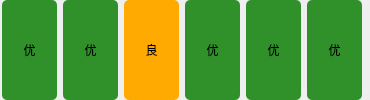
        <widget class="QWidget" name="widget0403" native="true">
         <property name="minimumSize">
          <size>
           <width>370</width>
           <height>0</height>
          </size>
         </property>
         <property name="maximumSize">
          <size>
           <width>16777215</width>
           <height>16777215</height>
          </size>
         </property>
         <layout class="QHBoxLayout" name="horizontalLayout_7">
          <property name="spacing">
           <number>4</number>
          </property>
          <property name="leftMargin">
           <number>0</number>
          </property>
          <property name="topMargin">
           <number>0</number>
          </property>
          <property name="rightMargin">
           <number>0</number>
          </property>
          <property name="bottomMargin">
           <number>0</number>
          </property>
          <item>
           <widget class="QLabel" name="label_airquality1">
            <property name="maximumSize">
             <size>
              <width>55</width>
              <height>16777215</height>
             </size>
            </property>
            <property name="styleSheet">
             <string notr="true">background-color: rgb(48, 145, 43);
border-radius: 5px;
</string>
            </property>
            <property name="text">
             <string>优</string>
            </property>
            <property name="alignment">
             <set>Qt::AlignCenter</set>
            </property>
           </widget>
          </item>
          <item>
           <widget class="QLabel" name="label_airquality2">
            <property name="maximumSize">
             <size>
              <width>55</width>
              <height>16777215</height>
             </size>
            </property>
            <property name="styleSheet">
             <string notr="true">background-color: rgb(48, 145, 43);
border-radius: 5px;
</string>
            </property>
            <property name="text">
             <string>优</string>
            </property>
            <property name="alignment">
             <set>Qt::AlignCenter</set>
            </property>
           </widget>
          </item>
          <item>
           <widget class="QLabel" name="label_airquality3">
            <property name="maximumSize">
             <size>
              <width>55</width>
              <height>16777215</height>
             </size>
            </property>
            <property name="styleSheet">
             <string notr="true">background-color: rgb(255, 170, 0);
border-radius: 5px;
</string>
            </property>
            <property name="text">
             <string>良</string>
            </property>
            <property name="alignment">
             <set>Qt::AlignCenter</set>
            </property>
           </widget>
          </item>
          <item>
           <widget class="QLabel" name="label_airquality4">
            <property name="maximumSize">
             <size>
              <width>55</width>
              <height>16777215</height>
             </size>
            </property>
            <property name="styleSheet">
             <string notr="true">background-color: rgb(48, 145, 43);
border-radius: 5px;
</string>
            </property>
            <property name="text">
             <string>优</string>
            </property>
            <property name="alignment">
             <set>Qt::AlignCenter</set>
            </property>
           </widget>
          </item>
          <item>
           <widget class="QLabel" name="label_airquality5">
            <property name="maximumSize">
             <size>
              <width>55</width>
              <height>16777215</height>
             </size>
            </property>
            <property name="styleSheet">
             <string notr="true">background-color: rgb(48, 145, 43);
border-radius: 5px;
</string>
            </property>
            <property name="text">
             <string>优</string>
            </property>
            <property name="alignment">
             <set>Qt::AlignCenter</set>
            </property>
           </widget>
          </item>
          <item>
           <widget class="QLabel" name="label_airquality6">
            <property name="maximumSize">
             <size>
              <width>55</width>
              <height>16777215</height>
             </size>
            </property>
            <property name="styleSheet">
             <string notr="true">background-color: rgb(48, 145, 43);
border-radius: 5px;
</string>
            </property>
            <property name="text">
             <string>优</string>
            </property>
            <property name="alignment">
             <set>Qt::AlignCenter</set>
            </property>
           </widget>
          </item>
         </layout>
        </widget>
